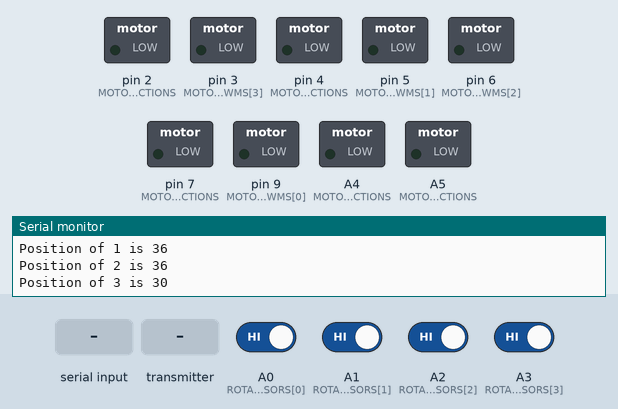
Bench run of a sketch on a simulated Arduino Uno, built with avr-gcc and run on an emulated ATmega328P. Parts: switched loads named in the sketch (green lamp = pin HIGH), the last lines printed to the serial monitor. Inputs (shaded band) come from the test bench; at power-on: A0 (ROTATION_SENSORS[0]), A1 (ROTATION_SENSORS[1]), A2 (ROTATION_SENSORS[2]), A3 (ROTATION_SENSORS[3]) HIGH. EEPROM starts erased; no radio packets arrive unless stated.

Above: at 1.2 s.
1.3 s: "M" received over Serial
At 4.1 s:
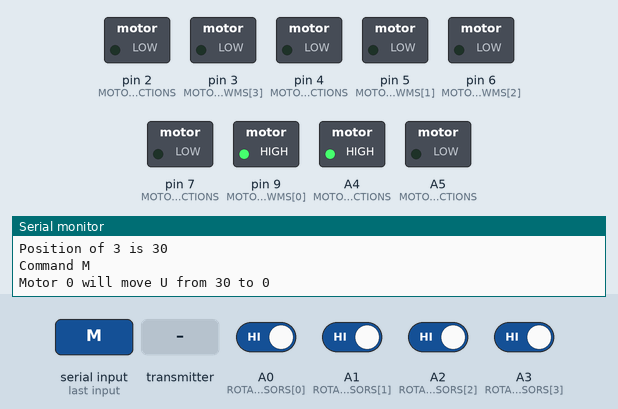
4.3 s: A0 (ROTATION_SENSORS[0]) driven LOW
5.8 s: "M90\n" received over Serial
At 8.0 s:
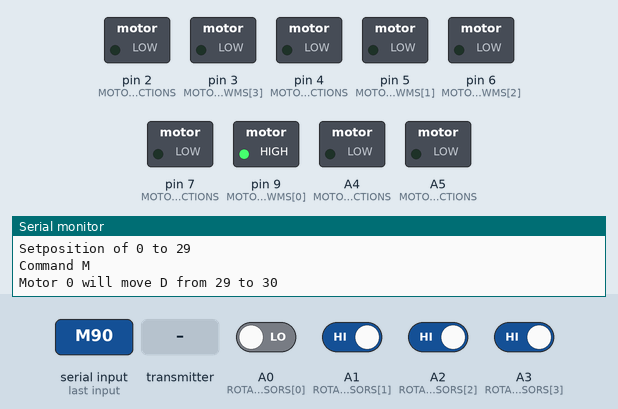
8.3 s: A1 (ROTATION_SENSORS[1]) driven LOW
9.8 s: the transmitter starts sending mirfData = 0
11.7 s: the transmitter starts sending mirfData = 1023
Timing chart, 0 to 14.6 s (numbered marks = the images above; inputs shaded):
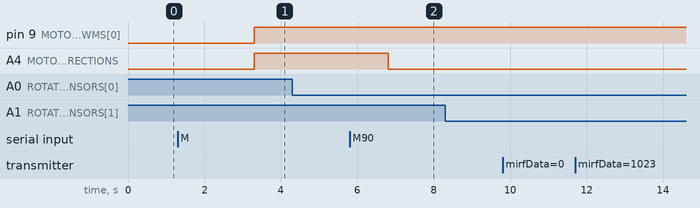

Measured:
- after the input at 1.3 s, pin 9 (MOTOR_PWMS[0]), A4 (MOTOR_DIRECTIONS): LOW → HIGH after 2.0 s
- after the input at 5.8 s, A4 (MOTOR_DIRECTIONS): HIGH → LOW after 1.0 s

The sketch:

CurtainController.ino
```cpp
/*
*/

#include <EEPROM.h>
#include <Wire.h>
#include <SPI.h>
#include "RadioCommon.h"
#include "nRF24L01.h"
#include "RF24.h"

#define DEBOUNCE_TIME     20   // in ms
#define MOVE_TOLERANCE    5000  // in ms

#define CURTAIN4

#ifdef CURTAIN4

#define RADIO_CURTAIN     RADIO_CURTAIN1
#define MOTORS            4
#define RADIO_CE          8
#define RADIO_CSN         10

static int ROTATION_SENSORS[MOTORS]   = {A0, A1, A2, A3};
static int MOTOR_PWMS[MOTORS]         = { 9,  5,  6,  3};
static int MOTOR_DIRECTIONS[MOTORS*2] = {A4, A4, A5, A5,  4,  7,  2,  2};
static byte FULL_MOTION[MOTORS]       = {30, 36, 36, 30};
static byte INVERT[MOTORS]            = { 1,  0,  0,  0};

#else

#define RADIO_CURTAIN     RADIO_CURTAIN2
#define MOTORS            2
#define RADIO_CE          8
#define RADIO_CSN         9

static int ROTATION_SENSORS[MOTORS]   = {A0, A1};
static int MOTOR_PWMS[MOTORS]         = { 6,  3};
static int MOTOR_DIRECTIONS[MOTORS*2] = { 7, A5,  4,  5};
static byte FULL_MOTION[MOTORS]       = {36, 36};
static byte INVERT[MOTORS]            = { 0,  0};

#endif

#define DIRECTION_DOWN  1
#define DIRECTION_UP    -1

#define SIGNAL_UP       LOW
#define SIGNAL_DOWN     HIGH

#define EEPROM_POSITION 0

RF24 radio(RADIO_CE, RADIO_CSN);

int positions[MOTORS];
int targetPositions[MOTORS];
byte directionMask = 0xFF;

volatile byte pinStates = 0;
byte currentPinState = 0;
byte finalPinState = 0;
byte lastPinState = 0;
unsigned long debounceTimes[MOTORS];
unsigned long lastMove[MOTORS];
bool isMoving[MOTORS];

int inByte = 0;         // incoming serial byte
unsigned long mirfData;

void pciSetup(byte pin);

int serial_putc( char c, FILE * )  {
  Serial.write( c );
  return c;
}

void printf_begin(void) {
  fdevopen( &serial_putc, 0 );
}

void setup() {
  for (int i=0;i<MOTORS;i++) {
    pinMode(ROTATION_SENSORS[i], INPUT_PULLUP);
    digitalWrite(MOTOR_PWMS[i], LOW);
    digitalWrite(MOTOR_DIRECTIONS[i*2+0], LOW);
    digitalWrite(MOTOR_DIRECTIONS[i*2+1], LOW);
    pinMode(MOTOR_PWMS[i], OUTPUT);
    pinMode(MOTOR_DIRECTIONS[i*2+0], OUTPUT);
    pinMode(MOTOR_DIRECTIONS[i*2+1], OUTPUT);
  }
  Serial.begin(9600);           // set up Serial library at 9600 bps
  printf_begin();
  Serial.println("Starting");

  for (int i=0;i<MOTORS;i++) {
    isMoving[i] = false;
    lastMove[i] = 0;
    pciSetup(ROTATION_SENSORS[i]);
    positions[i] = targetPositions[i] = min(FULL_MOTION[i], max(0, EEPROM.read(EEPROM_POSITION+i)));
    printf_P(PSTR("Position of %d is %d\n"), i, positions[i]);
  }

  START_RADIO(radio, RADIO_CURTAIN);
  radio.printDetails();
}

void setPosition(int motor, int pos) {
  // + 2 because we allow it to move further than it should (it happens...)
  if (pos >= 0 && pos <= FULL_MOTION[motor] + 2) {
    positions[motor] = pos;
    EEPROM.write(EEPROM_POSITION+motor, pos);
    printf_P(PSTR("Setposition of %d to %d\n"), motor, pos);
  }
}

void moveTo(byte motor, int finalPosition) {
  finalPosition = min(FULL_MOTION[motor], max(0, finalPosition));
  if (finalPosition != positions[motor]) {
    int direction = (finalPosition > positions[motor]) ? DIRECTION_DOWN : DIRECTION_UP;
    targetPositions[motor] = finalPosition;
    printf_P(PSTR("Motor %d will move %c from %d to %d\n"), motor, (direction == DIRECTION_DOWN) ? 'D' : 'U', positions[motor], targetPositions[motor]);

    int signal = ((direction == DIRECTION_DOWN && INVERT[motor] == 0) ||
                  (direction == DIRECTION_UP && INVERT[motor] == 1)) ? SIGNAL_DOWN : SIGNAL_UP;
    digitalWrite(MOTOR_DIRECTIONS[motor*2+0], signal);
    // Some motors invert the signal with transistors so no need to change the pin
    if (MOTOR_DIRECTIONS[motor*2+0] != MOTOR_DIRECTIONS[motor*2+1]) {
      digitalWrite(MOTOR_DIRECTIONS[motor*2+1], (signal == SIGNAL_DOWN) ? SIGNAL_UP : SIGNAL_DOWN);
    }
    analogWrite(MOTOR_PWMS[motor], 255);
    isMoving[motor] = true;
    directionMask &= 0xFF ^ (1 << motor);
    if (direction == DIRECTION_DOWN) {
      directionMask |= (1 << motor);
    }
  } else {
    printf_P(PSTR("Motor %d will not move. Position is %d\n"), motor, positions[motor]);
  }
}

void move(byte motor, int direction, int turns) {
  int finalPosition = positions[motor] + turns * direction;
  moveTo(motor, finalPosition);
}

void loop() {
  // Debounce inputs
  byte state = pinStates;
  if (state != currentPinState) {
    byte diff = state ^ currentPinState;
    byte currentMask = 1;
    unsigned long lastChange;
    for (int i = 0; i < MOTORS; i++) {
      if (diff & currentMask) {
        lastChange = millis() - debounceTimes[i];
        if (lastChange > DEBOUNCE_TIME) {
          finalPinState &= 0xFF ^ currentMask;
          if (state & currentMask) {
            finalPinState |= currentMask;
          }
        }
        debounceTimes[i] = millis();
      }
      currentMask <<= 1;
    }

    currentPinState = state;
  }

  if (finalPinState != lastPinState) {
    byte diff = finalPinState ^ lastPinState;
    byte currentMask = 1;
    for (int i = 0; i < MOTORS; i++) {
      if (diff & currentMask) {
        if (isMoving[i]) {
          printf_P(PSTR("Press on %d\n"), i);
          setPosition(i, positions[i] + ((directionMask & currentMask) ? DIRECTION_DOWN : DIRECTION_UP));
          if (targetPositions[i] == positions[i]) {
            analogWrite(MOTOR_PWMS[i], 0);
            digitalWrite(MOTOR_PWMS[i], LOW);
            isMoving[i] = false;
            lastMove[i] = millis();
            printf_P(PSTR("Stopping motor %d\n"), i);
          } else if ((directionMask & currentMask) && targetPositions[i] == positions[i] + 2 * DIRECTION_DOWN) {
            // Almost there, slow down.
            analogWrite(MOTOR_PWMS[i], 140);
          }
        } else if (millis() - lastMove[i] < MOVE_TOLERANCE) {
          printf_P(PSTR("Press (after) on %d\n"), i);
          setPosition(i, positions[i] + ((directionMask & currentMask) ? DIRECTION_DOWN : DIRECTION_UP));
        } else {
          printf_P(PSTR("Ignoring press of on %d due to not being moved\n"), i);
        }
      }
      currentMask <<= 1;
    }
    lastPinState = finalPinState;
  }

  if (Serial.available()) {  // Look for char in serial que and process if found
    inByte = Serial.read();
    printf_P(PSTR("Command %c\n"), inByte);
    switch (inByte) {
      case 'm':
      {
        move(Serial.parseInt(), Serial.parseInt(), Serial.parseInt() * 2);
        break;
      }
      case 'M':
      {
        moveTo(Serial.parseInt(), Serial.parseInt() * 2);
        break;
      }
      case 'p':
      {
        int motor = Serial.parseInt();
        setPosition(motor, Serial.parseInt() * 2);
        targetPositions[motor] = positions[motor];
        break;
      }
    }
  }

  if (radio.available()) {
    radio.read((byte *)&mirfData, sizeof(unsigned long));
    inByte = mirfData & 0xFF;
    printf_P(PSTR("Received radio %08x command %c\n"), mirfData, inByte);
    switch (inByte) {
      case 'm':
      {
        byte motor = (mirfData >>  8) & 0xFF;
        int direction = ((mirfData >> 16) & 0xFF) ? DIRECTION_DOWN : DIRECTION_UP;
        int turns = (mirfData >> 24) & 0xFF;
        move(motor, direction, turns * 2);
        break;
      }
      case 'M':
      {
        byte motor = (mirfData >>  8) & 0xFF;
        int position = (mirfData >> 16) & 0xFF;
        moveTo(motor, position * 2);
        break;
      }
      case 'p':
      {
        byte motor = (mirfData >>  8) & 0xFF;
        int position = (mirfData >> 16) & 0xFF;
        setPosition(motor, position * 2);
        targetPositions[motor] = positions[motor];
        break;
      }
      case 'c':
      {
        for (int i=0;i<MOTORS;i++) {
          moveTo(i, FULL_MOTION[i]);
        }
        break;
      }
      case 'o':
      {
        for (int i=0;i<MOTORS;i++) {
          moveTo(i, 0);
        }
        break;
      }
    }
  }
}

void pciSetup(byte pin) {
  *digitalPinToPCMSK(pin) |= bit (digitalPinToPCMSKbit(pin));  // enable pin
  PCIFR  |= bit (digitalPinToPCICRbit(pin)); // clear any outstanding interrupt
  PCICR  |= bit (digitalPinToPCICRbit(pin)); // enable interrupt for the group
}

// handle pin change interrupt for A0 to A5 here
ISR (PCINT1_vect) {
  byte state = 0;
  for (int i=0;i<MOTORS;i++) {
    if (digitalRead(ROTATION_SENSORS[i]) == LOW) {
      state |= (1 << i);
    }
  }
  pinStates = state;
}
```
